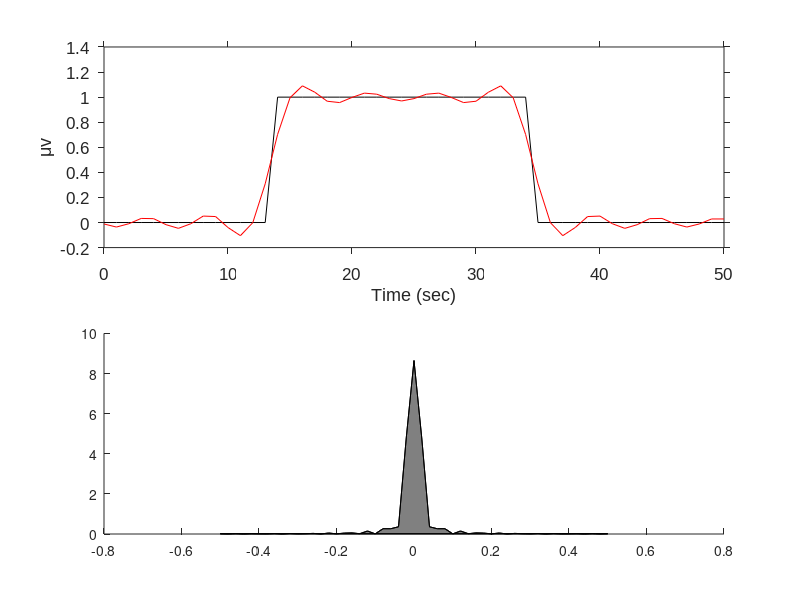

Recreate this plot in MATLAB. (Note: this script raises an error after producing the figure.)
clear all; clc; format compact; 

%% Illustrate spectral decomposition of EEG signal

%load DATA_Sedation; Fs=200; 
dt=1; Fs=1/dt; Nt=51; 
t=(0:Nt-1)*dt; f=linspace(-Fs/2,Fs/2,Nt); 
s=zeros(size(t)); 
nh=(Nt-1)/2; s(nh-10:nh+10)=1; 

%s=s*0; s(400:500)=30;
Es=sum(s.^2); 
S=fftshift(fft(s)); 
Sm=S; ind=find(abs(f)>.2); Sm(ind)=0; 
E=S.*conj(S); E=E/sum(E)*Es; %E=fftshift(E); 
si =real(ifft(ifftshift(Sm)));

figure(1); clf; 
subplot(211); plot(t,s,'k',t,si,'r'); %axis([0 max(t) -40 40]);  box off
xlabel('Time (sec)','fontsize',12,'fontname','arial');
ylabel('\muv','fontsize',12,'fontname','arial');
set(gca,'fontsize',12,'fontname','arial'); 
set(gca,'tickdir','out'); 

subplot(212); 
xx=[f' flipud(f)']; 
yy=[E' flipud(E)']; 
h=patch(xx,yy,[.5 .5 .5]);
alpha(h,.2); 
set(h,'EdgeColor','none'); hold on; 
plot(f,E,'k',f,E*0,'k','linewidth',1); 
axis([0 20 0 max(E)]); box off
set(gca,'tickdir','out'); 

xlabel('Frequency (Hz)','fontsize',12,'fontname','arial');
ylabel('Energy density log(\muv^2/Hz)','fontsize',12,'fontname','arial');
set(gca,'fontsize',12,'fontname','arial'); 
set(gcf,'color',[1 1 1]); 

%% Get components
figure(2); clf; 
S=fftshift(fft(s)); Sm=S; 
ind=find(f<5 & f>1); ysh=0; bottom=0; prevmin=0; 

subplot(6,1,1); 
plot(t,s,'k'); 
ylabel('\muv','fontsize',12,'fontname','arial');
set(gca,'fontsize',12,'fontname','arial'); 
set(gca,'tickdir','out'); 
set(gca,'xcolor','w'); 

subplot(6,1,[2:5]); 
for i=ind(1:2:end)
    temp=S(i); Si=zeros(size(S)); Si(i)=temp; 
    jdx=find(f>0); ff=f; ff(jdx)=inf;  [~,idx]=min(abs(abs(ff)-f(i)));
    Si(idx)=conj(temp);     
    si =real(ifft(ifftshift(Si))); 
    hold on;
    si=si-max(si); 
    si=si-abs(prevmin)-10;
    plot(t,si,'k'); hold on
    prevmin=min(si); 
    my=mean(si); 
    text(-.8,my,[num2str(f(i)) 'Hz'],'fontsize',9,'fontname','arial');
end
set(gca,'color',[1 1 1],'tickdir','out'); 
set(gcf,'color',[1 1 1]); 
set(gca,'fontsize',12,'fontname','arial');
xlabel('Time (sec)'); 
set(gca,'ycolor','w'); 
%axis off


% Spectrum
subplot(5,1,5); 
xx=[f' flipud(f)']; 
yy=[E' flipud(E)']; 
h=patch(xx,yy,[.5 .5 .5]);
alpha(h,.2); 
set(h,'EdgeColor','none'); hold on; 
plot(f,E,'k',f,E*0,'k','linewidth',1); 
axis([0 20 0 max(E)]); box off
set(gca,'tickdir','out'); 
xlabel('Frequency (Hz)','fontsize',12,'fontname','arial');
ylabel('Energy density ( \muv^2/Hz )','fontsize',12,'fontname','arial');
set(gca,'fontsize',12,'fontname','arial'); 
set(gcf,'color',[1 1 1]); 



set(gcf, 'PaperPositionMode', 'auto');
FileName=['Fig_EEG_SpectralDecomp'];
print('-dpng','-r300',FileName);
